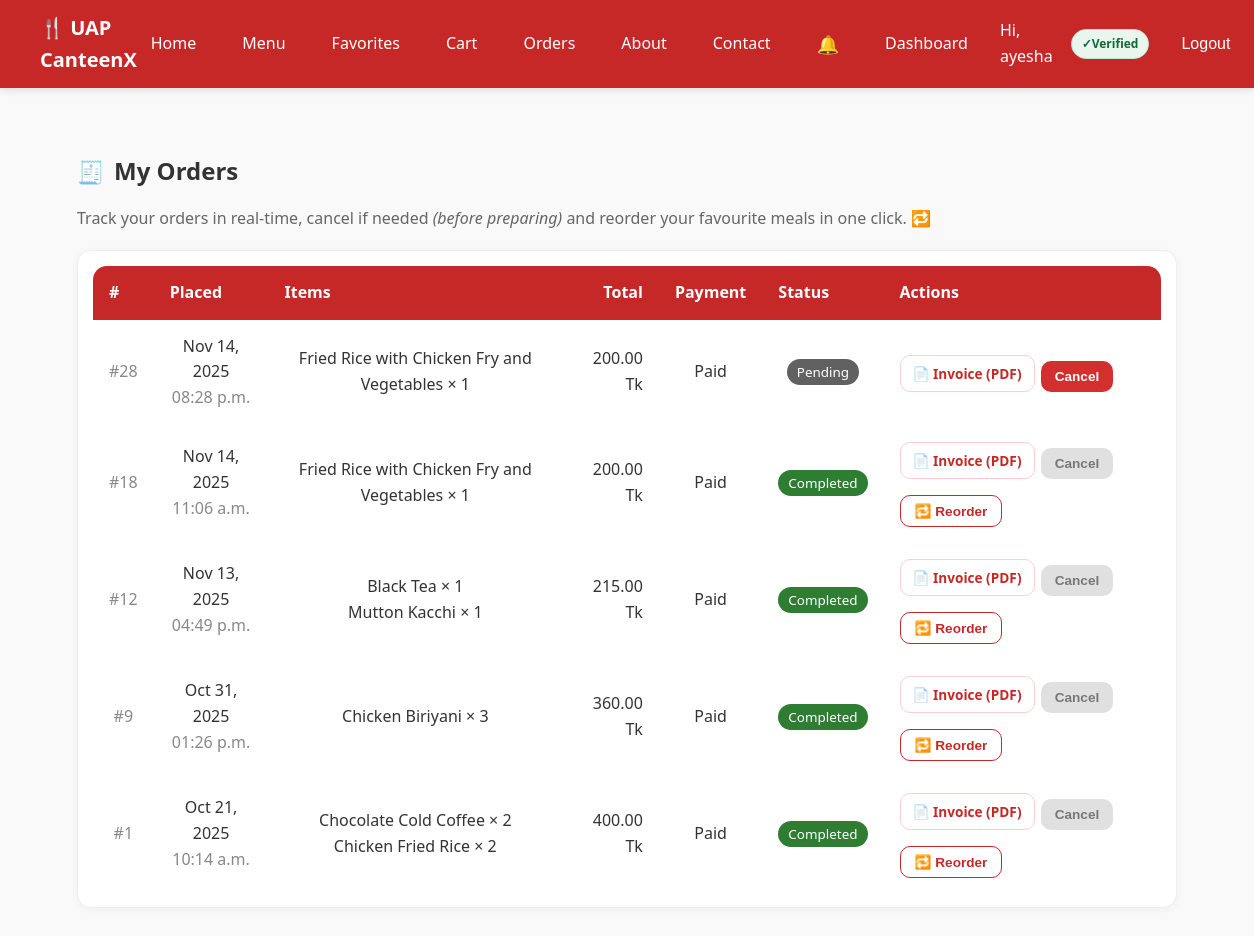
The page /orders/ (signed in) on the database as committed earlier.
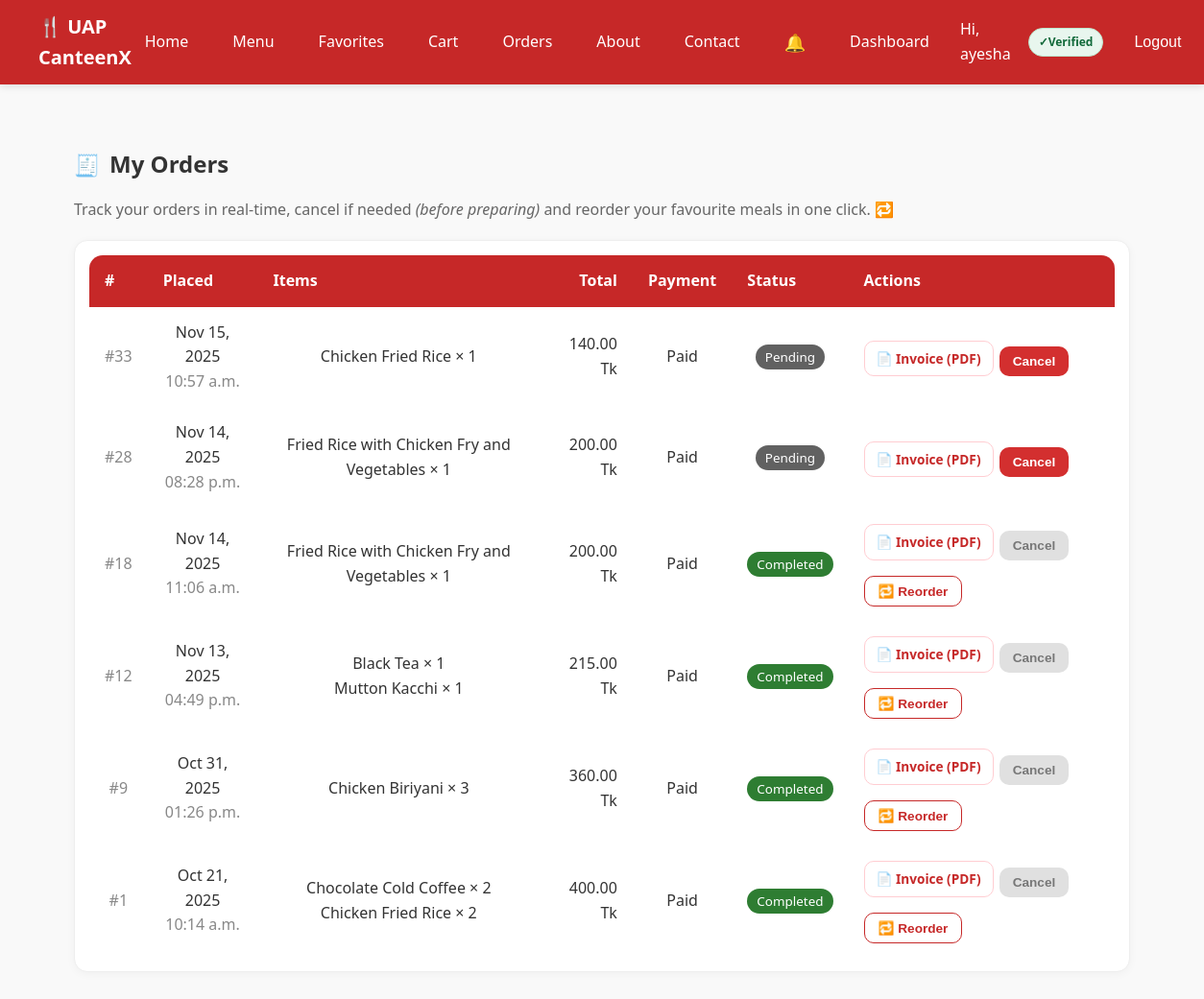
The same page on the database as committed later.
### my_canteen/models.py (models this page shows, shortened)
class Order(models.Model):
    STATUS_CHOICES = [
        ('pending', 'Pending'),
        ('accepted', 'Accepted'),
        ('preparing', 'Preparing'),
        ('ready', 'Ready'),
        ('delivered', 'Delivered'),
        ('completed', 'Completed'),
        ('cancelled', 'Cancelled'),
    ]
    PAYMENT_STATUS_CHOICES = [('unpaid', 'Unpaid'), ('paid', 'Paid')]
    PAYMENT_METHOD_CHOICES = [
        ('cash', 'Cash'),
        ('mock_card', 'Mock Card'),
        ('stripe', 'Stripe'),
        ('sslcommerz', 'SSLCommerz'),
    ]
    user = models.ForeignKey(User, on_delete=models.CASCADE)
    total_price = models.DecimalField(max_digits=8, decimal_places=2)
    address = models.CharField(max_length=255)
    status = models.CharField(max_length=20, choices=STATUS_CHOICES, default='pending')
    payment_status = models.CharField(max_length=10, choices=PAYMENT_STATUS_CHOICES, default='unpaid')
    payment_method = models.CharField(max_length=10, choices=PAYMENT_METHOD_CHOICES, default='cash')
    created_at = models.DateTimeField(auto_now_add=True)

class OrderItem(models.Model):
    order = models.ForeignKey(Order, on_delete=models.CASCADE)
    item = models.ForeignKey(MenuItem, on_delete=models.CASCADE)
    quantity = models.PositiveIntegerField(default=1)
    unit_price = models.DecimalField(max_digits=6, decimal_places=2)

class MenuItem(models.Model):
    name = models.CharField(max_length=100)
    description = models.TextField(blank=True)
    price = models.DecimalField(max_digits=6, decimal_places=2)
    stock = models.PositiveIntegerField(default=0)
    image = models.ImageField(upload_to='menu/', blank=True, null=True)
    category = models.ForeignKey(Category, on_delete=models.CASCADE, null=True)
    is_active = models.BooleanField(default=True)
    is_popular = models.BooleanField(default=False)
    rating_avg = models.FloatField(default=0)
    rating_count = models.PositiveIntegerField(default=0)

### my_canteen/views.py (the view)
# urls.py: path('orders/', views.orders_page, name='orders'),
@login_required
def orders_page(request):
    profile = UserProfile.objects.select_related("user").get(user=request.user)
    role = get_role(request.user)
    if role in ["vendor", "admin"]:
        orders = Order.objects.all().order_by("-created_at")
    elif role == "staff":
        orders = Order.objects.filter(
            status__in=["accepted", "preparing"]
        ).order_by("-created_at")
    else:
        orders = Order.objects.filter(user=request.user).order_by("-created_at")
    cancelable_ids = {o.id for o in orders if can_user_cancel(o, request.user)}
    return render(
        request,
        "my_canteen/orders.html",
        {"orders": orders, "profile": profile, "cancelable_ids": cancelable_ids},
    )

### my_canteen/context_processors.py (called while the page is built)
def favorites_processor(request):
    if request.user.is_authenticated:
        fav_ids = Favorite.objects.filter(user=request.user).values_list('item_id', flat=True)
        return {"favorite_items": set(fav_ids)}
    return {"favorite_items": set()}

def cart_count(request):
    cart = request.session.get("cart", {})
    return {"cart_count": sum(cart.values())}

def notifications_context(request):
    if request.user.is_authenticated:
        unread_count = Notification.objects.filter(user=request.user, is_read=False).count()
    else:
        unread_count = 0
    return {
        "unread_notifications": unread_count
    }

### my_canteen/views.py (called while the page is built)
def get_role(user):
    try:
        return user.userprofile.role
    except UserProfile.DoesNotExist:
        return "guest"

def can_user_cancel(order, user) -> bool:
    role = get_role(user)
    if role not in {"student", "faculty", "guest"}:
        return False
    if order.user_id != user.id:
        return False
    return order.status in {"pending", "accepted"}

### my_canteen/templates/my_canteen/orders.html (shortened to what the changed rows need)
{% extends "my_canteen/base.html" %}
{% load static %}
{% block content %}
<section class="container" style="max-width: 1100px;">
  <div class="page-title" style="display:flex;align-items:center;gap:.6rem;margin:24px 0 12px;">
    <h2 style="margin:0;">My Orders</h2>
  </div>
  <div class="card" style="background:#fff;border:1px solid #eee;border-radius:14px;box-shadow:0 2px 10px rgba(0,0,0,.04);">
    <div class="table-wrap" style="overflow-x:auto;">
      <table style="width:100%;border-collapse:separate;border-spacing:0;">
        <thead style="background:#c62828;color:#fff;">
          <tr>
            <th style="padding:14px 16px;font-weight:600;text-align:left;border-top-left-radius:14px;">#</th>
            <th style="padding:14px 16px;font-weight:600;text-align:left;">Placed</th>
            <th style="padding:14px 16px;font-weight:600;text-align:left;">Items</th>
            <th style="padding:14px 16px;font-weight:600;text-align:right;">Total</th>
            <th style="padding:14px 16px;font-weight:600;text-align:left;">Payment</th>
            <th style="padding:14px 16px;font-weight:600;text-align:left;">Status</th>
            <th style="padding:14px 16px;font-weight:600;text-align:left;border-top-right-radius:14px;">Actions</th>
          </tr>
        </thead>
        <tbody>
          {% for order in orders %}
          <tr style="border-bottom:1px solid #f0f0f0;">
            <td style="padding:14px 16px;color:#888;">#{{ order.id }}</td>
            <td style="padding:14px 16px;">
              {{ order.created_at|date:"M d, Y" }}<br>
              <span style="color:#888;">{{ order.created_at|date:"h:i a" }}</span>
            </td>
            <td style="padding:14px 16px;">
              {% for oi in order.orderitem_set.all %}
                {{ oi.item.name }} × {{ oi.quantity }}<br>
              {% endfor %}
            </td>
            <td style="padding:14px 16px;text-align:right;">
              {{ order.total_price }} Tk
            </td>
            <td style="padding:14px 16px;">
              {{ order.payment_status|title }}
            </td>
            <td style="padding:14px 16px;">
              {% if order.status == 'completed' %}
                <span style="background:#2e7d32;color:#fff;padding:4px 10px;border-radius:999px;font-size:.84rem;">Completed</span>
              {% elif order.status == 'cancelled' %}
                <span style="background:#ef5350;color:#fff;padding:4px 10px;border-radius:999px;font-size:.84rem;">Cancelled</span>
              {% elif order.status == 'ready' %}
                <span style="background:#0288d1;color:#fff;padding:4px 10px;border-radius:999px;font-size:.84rem;">Ready</span>
              {% elif order.status == 'preparing' %}
                <span style="background:#f57c00;color:#fff;padding:4px 10px;border-radius:999px;font-size:.84rem;">Preparing</span>
              {% elif order.status == 'accepted' %}
                <span style="background:#6d4c41;color:#fff;padding:4px 10px;border-radius:999px;font-size:.84rem;">Accepted</span>
              {% else %}
                <span style="background:#616161;color:#fff;padding:4px 10px;border-radius:999px;font-size:.84rem;">Pending</span>
              {% endif %}
            </td>
            <td style="padding:14px 16px;">
              <div style="display:flex;flex-wrap:wrap;gap:6px;">
                <a href="{% url 'order_invoice_pdf' order.id %}"
                   class="btn"
                   style="background:#ffffff;color:#c62828;border:1px solid #ffcdd2;border-radius:10px;padding:7px 12px;font-size:.85rem;">
                  📄 Invoice (PDF)
                </a>
                {% if order.id in cancelable_ids %}
                  <form action="{% url 'user_order_cancel' order.id %}" method="post" style="display:inline;">
                    <button type="submit"
                            style="background:#d32f2f;color:#fff;border:none;border-radius:10px;padding:8px 14px;cursor:pointer;font-size:.85rem;">
                      Cancel
                    </button>
                  </form>
                {% else %}
                  <button type="button" disabled
                          title="You can cancel before preparing only"
                          style="background:#e0e0e0;color:#777;border:none;border-radius:10px;padding:8px 14px;font-size:.85rem;">
                    Cancel
                  </button>
                {% endif %}
                {% if order.status == "delivered" or order.status == "completed" %}
                  <form action="{% url 'reorder_order' order.id %}"
                        method="post"
                        style="display:inline;">
                    <button type="submit"
                            style="background:#ffffff;border:1px solid #c62828;color:#c62828;border-radius:10px;padding:7px 14px;cursor:pointer;font-size:.85rem;">
                      🔁 Reorder
                    </button>
                  </form>
                {% endif %}
              </div>
            </td>
          </tr>
          {% empty %}
          <tr>
            <td colspan="7" style="padding:28px;text-align:center;color:#777;">
              No orders yet.
            </td>
          </tr>
          {% endfor %}
        </tbody>
      </table>
    </div>
  </div>
</section>
{% endblock %}

Rows that differ between the two databases and show on the page:
added Order: id "33", created_at "Nov 15, 2025", created_at "10:57 a.m.", total_price "140.00", payment_status "Paid", status "Pending", shows "Cancel"
added OrderItem: item.name "Chicken Fried Rice", quantity "1", shown under "33"
